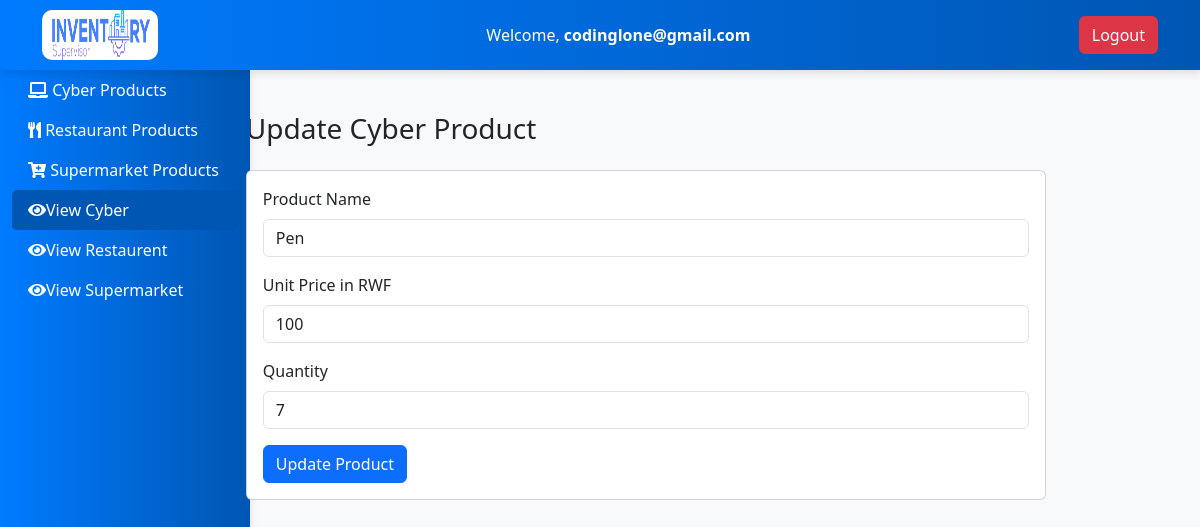
/accountant/updateCyber.php?id=1 (signed in), run on the app's committed database.
### tables this page shows
CREATE TABLE `cyber_products` (
  `id` int(11) NOT NULL,
  `product_name` varchar(255) NOT NULL,
  `quantity` int(11) NOT NULL,
  `price_per_unit` int(11) NOT NULL
);

### accountant/updateCyber.php (the view, shortened to what this page needs)
<?php
include '../utils/link.php';
$logged_user = $_SESSION['accountant'];
?>
<!DOCTYPE html>
<html lang="en">
<head>
  <link rel="stylesheet" href="https://cdn.jsdelivr.net/npm/bootstrap@5.3.0/dist/css/bootstrap.min.css">
  <link rel="stylesheet" href="https://cdnjs.cloudflare.com/ajax/libs/font-awesome/5.15.3/css/all.min.css">
</head>
<body>
  <div class="top-bar" style="position: fixed;top:0;width:100%;z-index: 100;">
    <div class="container">
      <div class="d-flex justify-content-between align-items-center">
        <div class="bg-white px-2" style="border-radius: 10px;">
          <img src="../assets/logo.png" class="img-fluid" style="width: 100px;height:50px;" alt="">
        </div>
        <span>Welcome, <strong>
            <?php echo $logged_user; ?>
          </strong></span>
        <a href="../logout.php" class="btn btn-danger">Logout</a>
      </div>
    </div>
  </div>
  <div class="container-fluid" style="margin-top:56px;">
    <div class="row">
      <nav class="col-md-2 d-none d-md-block sidebar"
        style="position: fixed; left:0;height:100vh;overflow:hidden;margin-top:14px;">
        <div class="sidebar-sticky">
          <ul class="nav flex-column">
            <li class="nav-item">
              <a class="nav-link text-white" id="cyberTab" href="#cyberProducts"><i class="fas fa-laptop"></i> Cyber
                Products</a>
            </li>
            <li class="nav-item">
              <a class="nav-link text-white" id="restaurantTab" href="index.php"><i class="fas fa-utensils"></i>
                Restaurant Products</a>
            </li>
            <li class="nav-item">
              <a class="nav-link text-white" id="supermarketTab" href="index.php"><i class="fas fa-cart-plus"></i>
                Supermarket Products</a>
            </li>
            <li class="nav-item">
              <a class="nav-link active text-white" id="cyberViewTab" data-bs-toggle="tab" href="#cyberView"><i
                  class="fas fa-eye"></i>View Cyber</a>
            </li>
            <li class="nav-item">
              <a class="nav-link text-white" id="restaurentViewTab" href="index.php"><i class="fas fa-eye"></i>View
                Restaurent</a>
            </li>
            <li class="nav-item">
              <a class="nav-link text-white" id="supermarketViewTab" href="index.php"><i class="fas fa-eye"></i>View
                Supermarket</a>
            </li>
          </ul>
        </div>
      </nav>
      <main role="main" class="col-md-9 ml-sm-auto col-lg-10 px-md-4 d-flex justify-center">
        <div class="tab-content">
          <div class="tab-pane fade active show" id="cyberView">
            <h3 class="mb-4">Update Cyber Product</h3>
            <?php
            if (isset($_GET['id'])) {
              $id = $_GET['id'];
              $sql = "SELECT * FROM cyber_products WHERE id = '$id'";
              $result = $link->query($sql);
              $row = mysqli_fetch_array($result);
              ?>
              <div class="card p-3" style="width: 800px;">
                <form method="POST">
                  <div class="mb-3">
                    <label for="productNameCyber" class="form-label">Product Name</label>
                    <input type="text" class="form-control" value="<?php echo $row['product_name'] ?>"
                      id="productNameCyber" name="productNameCyber" required>
                  </div>
                  <div class="mb-3">
                    <label for="unitPriceCyber" class="form-label">Unit Price in RWF</label>
                    <input type="number" class="form-control" value="<?php echo $row['price_per_unit'] ?>"
                      id="unitPriceCyber" name="unitPriceCyber" required>
                  </div>
                  <div class="mb-3">
                    <label for="quantityCyber" class="form-label">Quantity</label>
                    <input type="number" class="form-control" value="<?php echo $row['quantity'] ?>" id="quantityCyber"
                      name="quantityCyber" required>
                  </div>
                  <button type="submit" name="updateCyberProduct" class="btn btn-primary">Update Product</button>
                </form>
              </div>
            <?php } ?>
          </div>
        </div>
      </main>
    </div>
  </div>
</body>
</html>

### accountant/updateCyber.php (style rules this page uses)
body { padding-top: 56px; padding-left: 250px; background-color: #f8f9fa; }
.top-bar { background: linear-gradient(to right, #007bff, #0056b3); color: white; position: fixed; top: 0; left: 0; width: 100%; padding: 10px; box-shadow: 0 4px 8px rgba(0, 0, 0, 0.1); }
.sidebar { background: linear-gradient(to right, #007bff, #0056b3); color: white; position: fixed; top: 56px; left: 0; height: 100vh; width: 250px; box-shadow: 0 4px 8px rgba(0, 0, 0, 0.1); margin-bottom: 20px; }
main { display: flex; justify-content: center; }
.nav-link { color: white; transition: color 0.3s; }
.nav-link.active { background-color: #0056b3; border-radius: 5px; }

### data on the page
cyber_products: productNameCyber "Pen", unitPriceCyber "100", quantityCyber "7"

### other printed values
$logged_user "codinglone@gmail.com"
